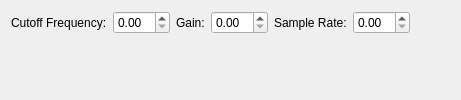
                   <widget class="QWidget" name="page_20">
                    <layout class="QGridLayout" name="gridLayout_106">
                     <item row="0" column="0">
                      <layout class="QHBoxLayout" name="horizontalLayout_43">
                       <item>
                        <layout class="QFormLayout" name="formLayout_64">
                         <item row="0" column="0">
                          <widget class="QLabel" name="label_71">
                           <property name="text">
                            <string>Cutoff Frequency:</string>
                           </property>
                          </widget>
                         </item>
                         <item row="0" column="1">
                          <widget class="QDoubleSpinBox" name="pipelineTool_highPassFilterCutoffFrequencySpinBox">
                           <property name="sizePolicy">
                            <sizepolicy hsizetype="Preferred" vsizetype="Preferred">
                             <horstretch>0</horstretch>
                             <verstretch>0</verstretch>
                            </sizepolicy>
                           </property>
                          </widget>
                         </item>
                        </layout>
                       </item>
                       <item>
                        <layout class="QFormLayout" name="formLayout_65">
                         <item row="0" column="0">
                          <widget class="QLabel" name="label_73">
                           <property name="text">
                            <string>Gain:</string>
                           </property>
                          </widget>
                         </item>
                         <item row="0" column="1">
                          <widget class="QDoubleSpinBox" name="pipelineTool_highPassFilterGainSpinBox">
                           <property name="sizePolicy">
                            <sizepolicy hsizetype="Preferred" vsizetype="Preferred">
                             <horstretch>0</horstretch>
                             <verstretch>0</verstretch>
                            </sizepolicy>
                           </property>
                          </widget>
                         </item>
                        </layout>
                       </item>
                       <item>
                        <layout class="QFormLayout" name="formLayout_66">
                         <item row="0" column="0">
                          <widget class="QLabel" name="label_72">
                           <property name="text">
                            <string>Sample Rate:</string>
                           </property>
                          </widget>
                         </item>
                         <item row="0" column="1">
                          <widget class="QDoubleSpinBox" name="pipelineTool_highPassFilterSampleRateSpinBox">
                           <property name="sizePolicy">
                            <sizepolicy hsizetype="Preferred" vsizetype="Preferred">
                             <horstretch>0</horstretch>
                             <verstretch>0</verstretch>
                            </sizepolicy>
                           </property>
                          </widget>
                         </item>
                        </layout>
                       </item>
                       <item>
                        <spacer name="horizontalSpacer_23">
                         <property name="orientation">
                          <enum>Qt::Horizontal</enum>
                         </property>
                         <property name="sizeHint" stdset="0">
                          <size>
                           <width>40</width>
                           <height>20</height>
                          </size>
                         </property>
                        </spacer>
                       </item>
                      </layout>
                     </item>
                    </layout>
                   </widget>
